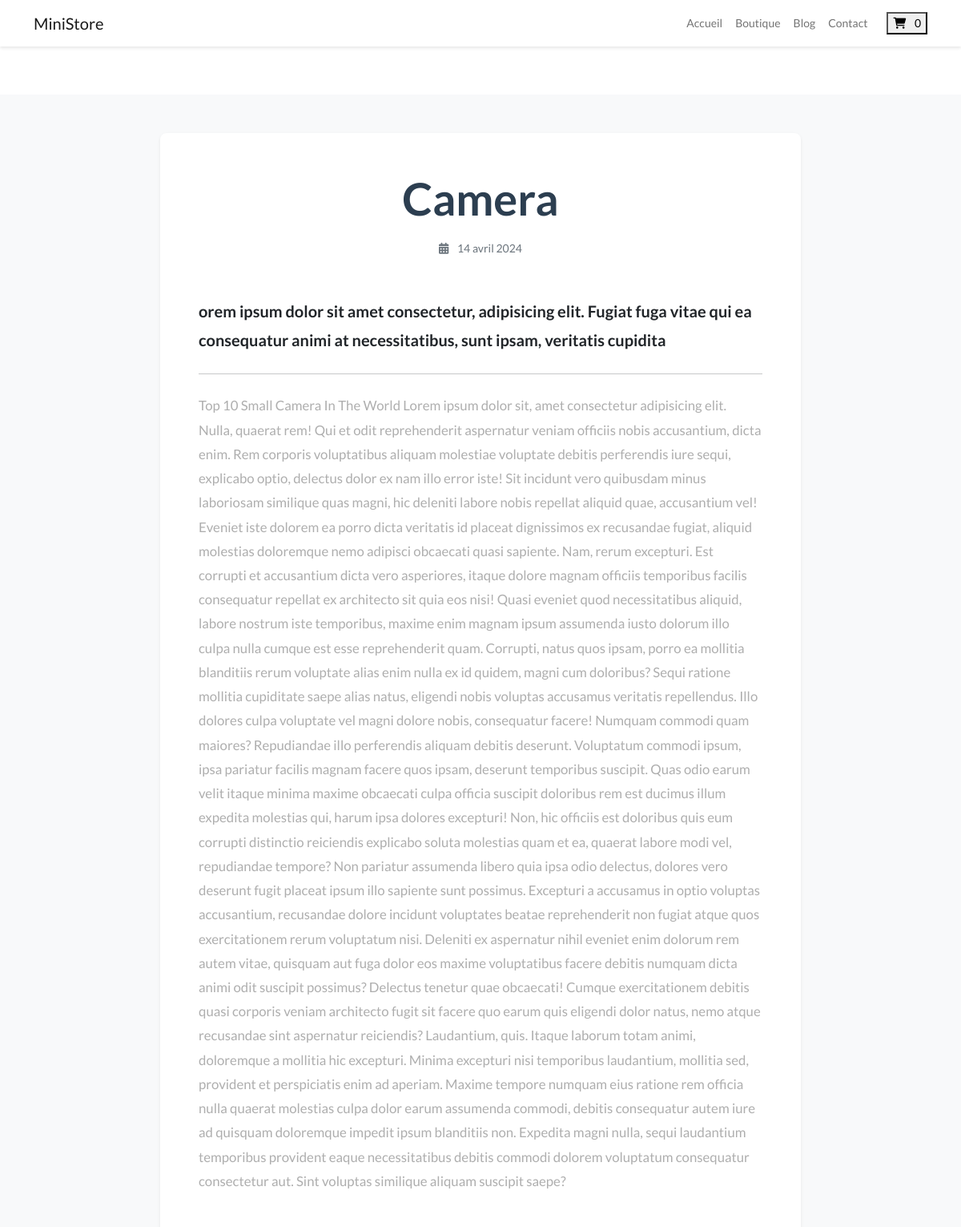
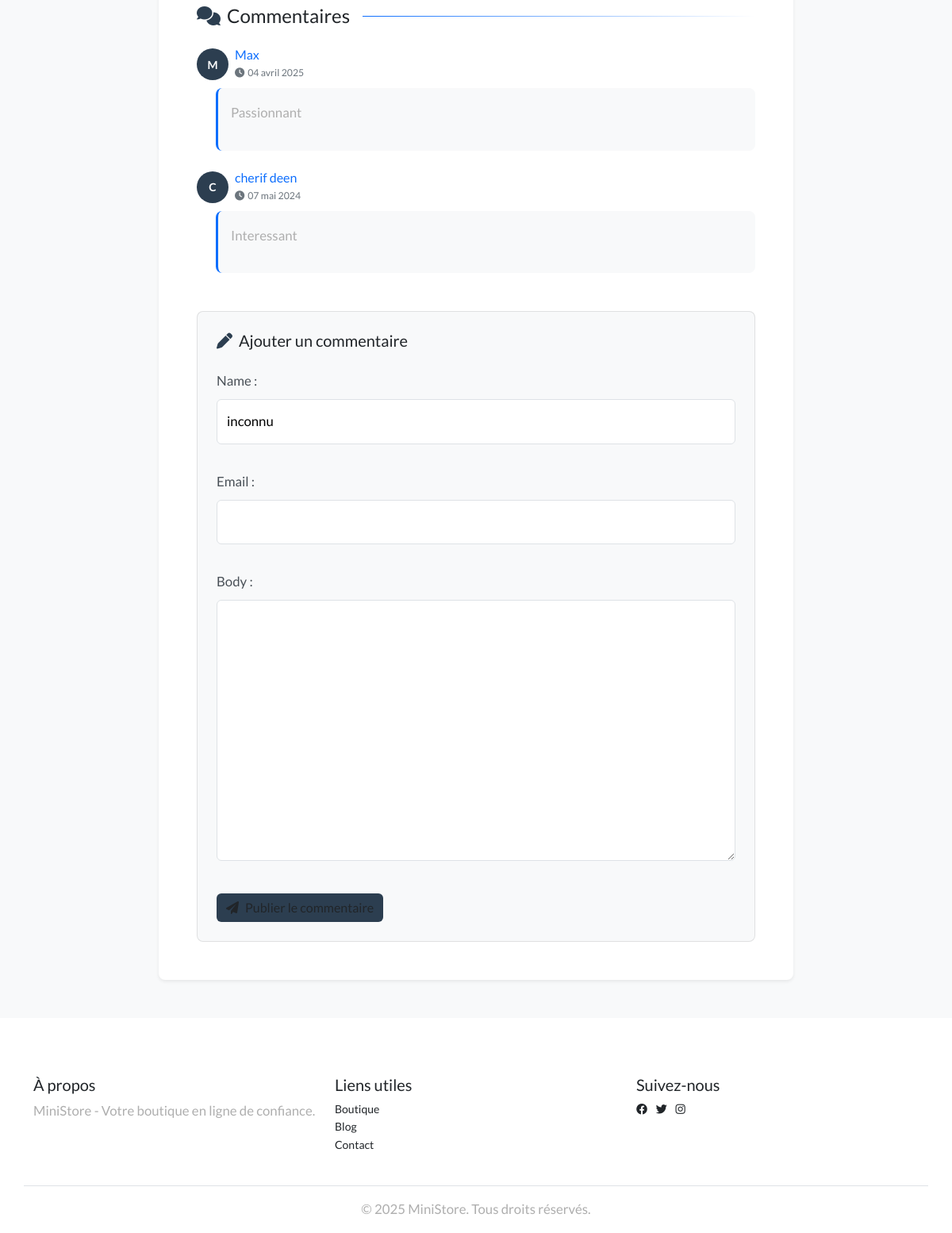
Page /detail/post-3 on the committed database (2 pictures, top to bottom).
### store/models.py (models this page shows)
class CreateBlog(models.Model):
    title = models.CharField(max_length=100)
    slug = models.SlugField(unique=True, blank=True)
    intro=models.TextField(default='')
    body = models.TextField()
    image=models.ImageField(upload_to='media', default='' )
    date_created = models.DateTimeField(default=timezone.now)
    class Meta :
        ordering=['-date_created']

class Comment(models.Model):
    post= ForeignKey(CreateBlog,related_name='comments',on_delete=models.CASCADE)
    email=models.EmailField(default='')
    body=models.TextField(default='')
    name=models.CharField(max_length=100,default="inconnu")
    date_added=models.DateTimeField(auto_now=True)
    class Meta :
        ordering=['-date_added']

### store/views.py (the view)
# urls.py: path('detail/<slug:slug>',views.detailView,name='detailView'),
def detailView(request,slug):
    post=CreateBlog.objects.get(slug=slug)
    comments=post.comments.all()
    if request.method=='POST':
        form=BlogForm(request.POST)
        if form.is_valid():
            form.save(commit=False)
            form.instance.post=post
            form.save()
            return redirect('detailView',slug=post.slug)
    else:
        form=BlogForm
    content={
        'article':post,
        'comments':comments,
        'form':form,
    }
    return render(request,'store/update.html',content)

### store/templates/store/update.html (shortened to what this page needs)
{% extends 'store/base.html'%}
{% block content %}
<section class="article-section py-5 mt-5">
  <div class="container">
    <div class="article-content bg-white rounded-3 shadow-sm p-4 p-md-5 mx-auto" style="max-width: 800px;">
      <header class="article-header text-center mb-5">
        <h1 class="display-4 mb-3 text-primary">{{ article.title }}</h1>
        <div class="article-meta text-muted">
          <i class="fas fa-calendar-alt me-2"></i>
          {{ article.date_created|date:"d F Y" }}
        </div>
      </header>
      <div class="article-intro mb-4">
        <p class="lead fw-bold text-dark">{{ article.intro }}</p>
        <hr class="my-4">
      </div>
      <div class="article-body mb-5">
        <p class="text-dark">{{ article.body|linebreaks }}</p>
      </div>
      <section class="comments-section mt-5">
        <div class="d-flex align-items-center mb-4">
          <h3 class="h4 mb-0">
            <i class="fas fa-comments text-primary me-2"></i>Commentaires
          </h3>
          <div class="line flex-grow-1 ms-3"></div>
        </div>
        <div class="comments-list mb-5">
          {% for comment in comments %}
            <article class="comment-item mb-4">
              <div class="d-flex align-items-center mb-2">
                <div class="comment-avatar bg-primary text-white rounded-circle d-flex align-items-center justify-content-center me-2">
                  {{ comment.name|make_list|first|upper }}
                </div>
                <div>
                  <h6 class="comment-author mb-0">{{ comment.name }}</h6>
                  <small class="text-muted">
                    <i class="fas fa-clock me-1"></i>{{ comment.date_added|date:"d F Y" }}
                  </small>
                </div>
              </div>
              <div class="comment-content bg-light p-3 rounded-3 ms-4">
                {{ comment.body|linebreaks }}
              </div>
            </article>
          {% endfor %}
        </div>
        <div class="comment-form bg-light p-4 rounded-3">
          <h4 class="h5 mb-4">
            <i class="fas fa-pen text-primary me-2"></i>Ajouter un commentaire
          </h4>
          <form method="post" class="needs-validation" novalidate>
            {{ form.as_p }}
            <button type="submit" class="btn btn-primary">
              <i class="fas fa-paper-plane me-2"></i>Publier le commentaire
            </button>
          </form>
        </div>
      </section>
    </div>
  </div>
</section>
{% endblock %}

### store/static/css/style.css (style rules this page uses)
:root { --primary-color: #2C3E50; --secondary-color: #3498DB; --accent-color: #E74C3C; --text-color: #2C3E50; --light-gray: #ECF0F1; --dark-gray: #7F8C8D; --white: #FFFFFF; --black: #000000; --shadow: 0 2px 4px rgba(0,0,0,0.1); --transition: all 0.3s ease; --border-radius: 4px; --container-padding: 1rem; --bs-primary-rgb: 44,62,80; --light-blue-color: #EDF1F3; --swiper-theme-color: #4A4A4A; --swiper-pagination-color: #4A4A4A; --gray-color: #F3F3F3; --gray-color-300: #D8D8D8; --gray-color-500: #AEAEAE; --gray-color-800: #3A3A3A; --light-gray-color: #D7DDDF; --dark-color: #212529; --navbar-color-color: #131814; }
:root { --body-font : "Lato", sans-serif; --heading-font : "Jost", sans-serif; }
*, *::before, *::after { -webkit-box-sizing: border-box; -moz-box-sizing: border-box; box-sizing: border-box; }
html { box-sizing: border-box; }
body { font-family: var(--body-font); font-size: 14px; font-weight: 500; line-height: 1.6; margin: 0; }
p { font-size: 1.2em; color: var(--gray-color-500); }
.bg-light { background: var(--light-color); }
.btn.btn-primary { background: var(--primary-color); color: var(--light-color); border: none; }

### store/templates/store/base.html (style rules this page uses)
body { padding-top: 70px; }

### store/templates/store/update.html (style rules this page uses)
.article-section { background-color: #f8f9fa; }
.article-content { line-height: 1.8; }
.article-header h1 { font-weight: 600; }
.line { height: 1px; background: linear-gradient(to right, var(--bs-primary) 0%, transparent 100%); }
.comment-avatar { width: 40px; height: 40px; font-weight: bold; }
.comment-item { transition: transform 0.2s ease; }
.comment-content { border-left: 3px solid var(--bs-primary); }
.comment-author { color: var(--bs-primary); }
.comment-form { border: 1px solid rgba(0,0,0,0.1); }
.comment-form input, .comment-form textarea { border: 1px solid #dee2e6; border-radius: 0.375rem; padding: 0.75rem; margin-bottom: 1rem; width: 100%; }
.comment-form label { font-weight: 500; margin-bottom: 0.5rem; color: #495057; }

### rows in the picture
CreateBlog: title "Camera", date_created "14 avril 2024", intro "orem ipsum dolor sit amet consectetur, adipisicing elit. Fugiat fuga vitae qui ea consequatur animi at necessitatibus, sunt ipsam, veritatis cupidita", body "Top 10 Small Camera In The World Lorem ipsum dolor sit, amet consectetur adipisicing elit. Nulla, quaerat rem! Qui et odit reprehenderit aspernatur veniam officiis nobis accusantium, dicta enim. Rem corporis voluptatibus aliquam molestiae voluptate debitis perferendis iure sequi, explicabo optio, delectus dolor ex nam illo error iste! Sit incidunt vero quibusdam minus laboriosam similique quas magni, hic deleniti labore nobis repellat aliquid quae, accusantium vel! Eveniet iste dolorem ea porro dicta veritatis id placeat dignissimos ex recusandae fugiat, aliquid molestias doloremque nemo adipisci obcaecati quasi sapiente. Nam, rerum excepturi. Est corrupti et accusantium dicta vero…"
Comment: name|make_list "M", name "Max", date_added "04 avril 2025", body "Passionnant"
Comment: name|make_list "C", name "cherif deen", date_added "07 mai 2024", body "Interessant"
